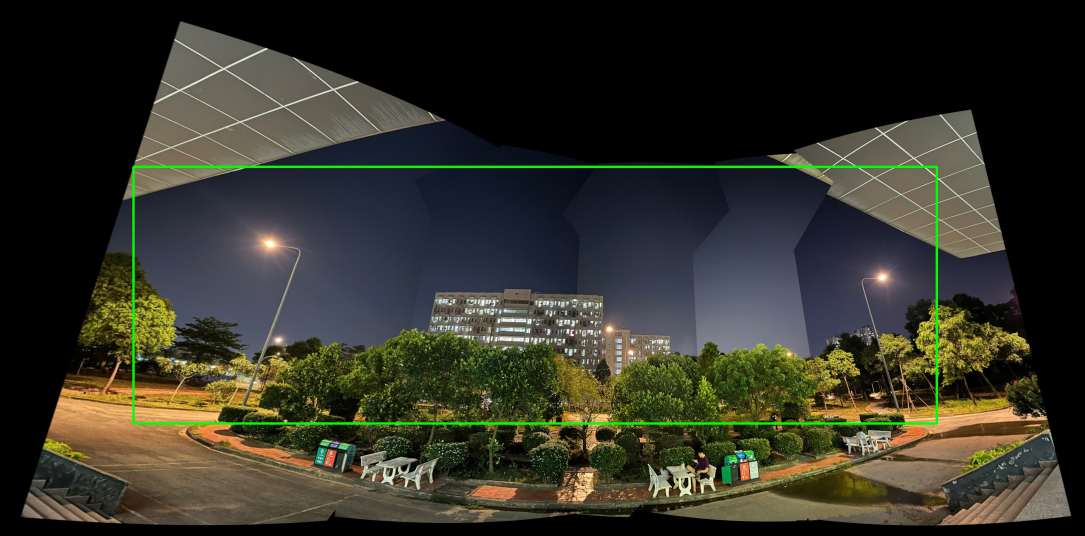
#> input picture debug_rect.jpg, 3254 x 1607 px (shown at 1/3 size)
$ python -i utils.py   (imports and definitions only)
#> lines starting #> are read from the running program, lines starting #| are printed output that depends on the picture; after the words box and inside, x2 and y2 are one past the last pixel; in counts of white or black regions, pixels touching at a corner belong together
#> further down, picture is the input picture: shape (1607, 3254, 3); mean B, G, R 39.4, 50.6, 50.7
import cv2
import numpy as np
import os
from typing import List, Tuple, Optional

def crop_black_borders(img: np.ndarray) -> Tuple[np.ndarray, Optional[Tuple[int, int, int, int]]]:
        """
        Crop the black (zero) border regions using the Maximum Inscribed Rectangle algorithm.
        To ensure speed, it downscales the mask, finds the approximate max rectangle,
        and then refines it at full resolution.
        Returns the cropped image and the bounding box.
        """
        gray = cv2.cvtColor(img, cv2.COLOR_BGR2GRAY)
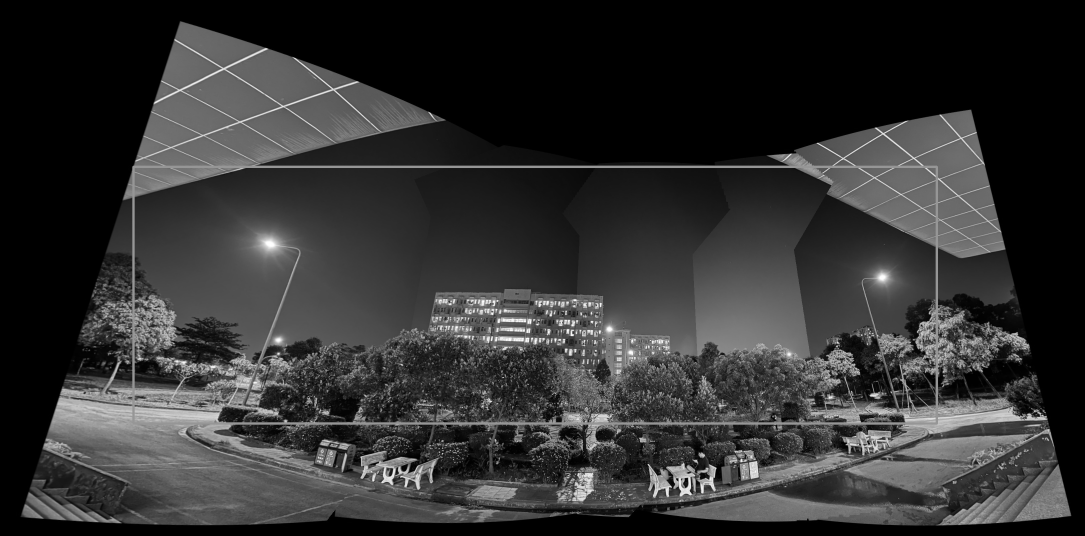
#> gray: shape (1607, 3254) (shown at 1/3 size); min 0, max 255, mean 49.3
        _, thresh = cv2.threshold(gray, 0, 255, cv2.THRESH_BINARY)
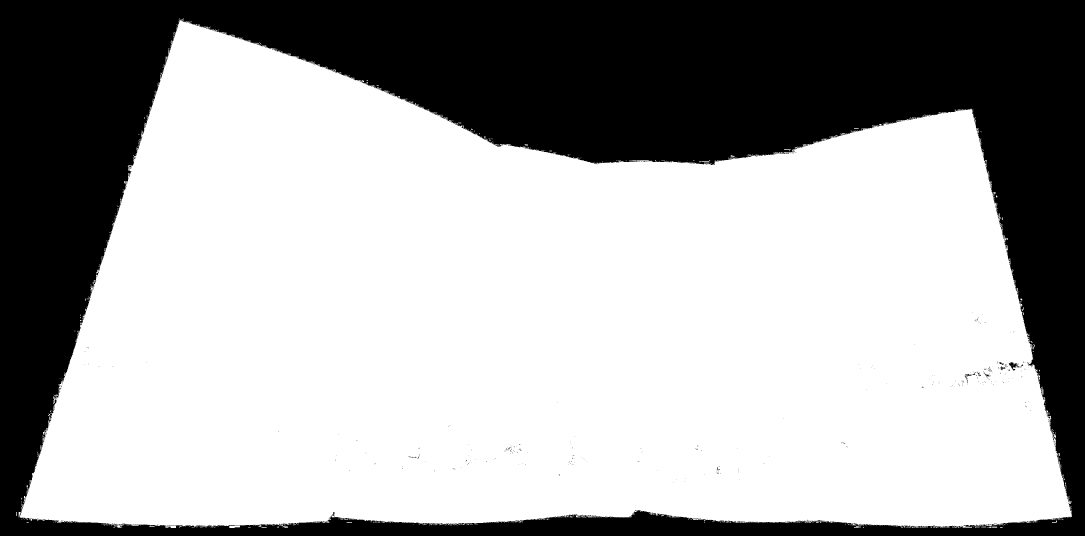
#> thresh: shape (1607, 3254) (shown at 1/3 size); 65.8% white; 554 black regions (542 under 20 px), largest, box (x1, y1, x2, y2) and area: (0, 0, 3254, 1607) 1788374, (3026, 1087, 3056, 1112) 307, (3001, 1099, 3016, 1111) 73

        # 1. Downscale for fast approximation
        # Use INTER_AREA so a downscaled pixel is only 255 if the ENTIRE block is 255
        scale = 0.25
        small_mask = cv2.resize(thresh, (0,0), fx=scale, fy=scale, interpolation=cv2.INTER_AREA)
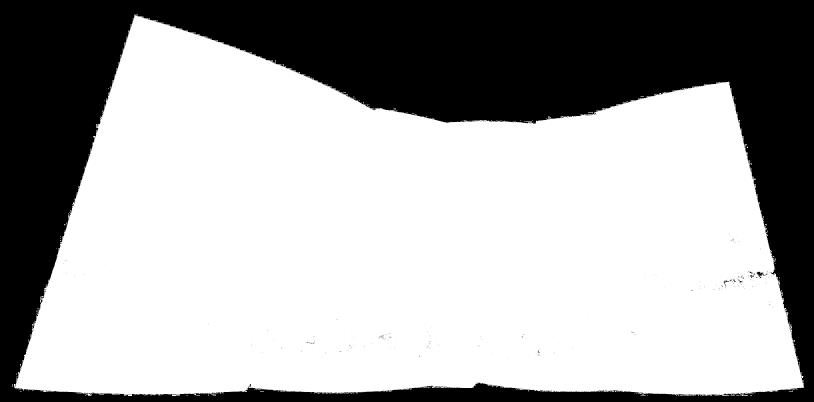
#> small_mask: shape (402, 814); min 0, max 255, mean 167.5
        _, small_mask = cv2.threshold(small_mask, 254, 255, cv2.THRESH_BINARY)
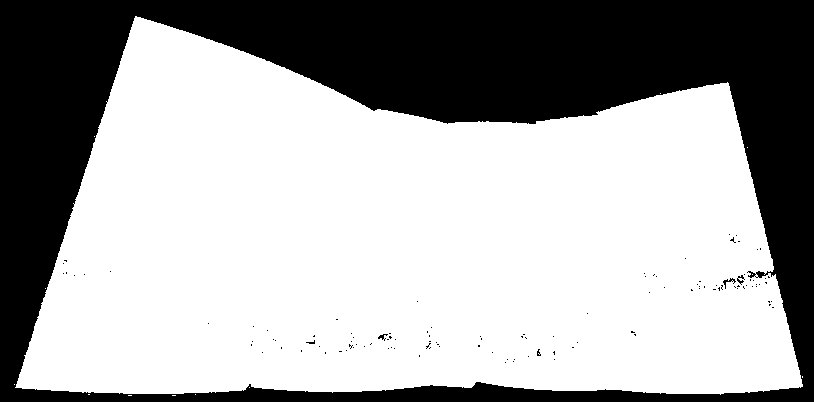
#> small_mask: shape (402, 814); 65% white; 117 black regions (113 under 20 px), largest, box (x1, y1, x2, y2) and area: (0, 0, 814, 402) 114066, (723, 278, 736, 289) 41, (737, 275, 745, 285) 34, (378, 334, 388, 341) 29
        h, w = small_mask.shape
#> h = 402; w = 814

        # 2. Find max inscribed rectangle on small mask
        max_area = 0
        best_rect = (0, 0, 0, 0)
        heights = np.zeros(w, dtype=np.int32)
#> heights = 814 values from 0 to 0

        for i in range(h):
            heights = np.where(small_mask[i] > 0, heights + 1, 0)
            stack = []
            for j in range(w + 1):
                curr_h = heights[j] if j < w else 0
                start_j = j
                while stack and stack[-1][1] > curr_h:
                    pos, height = stack.pop()
                    area = height * (j - pos)
                    if area > max_area:
                        max_area = area
                        best_rect = (pos, i - height + 1, j - pos, height)
                    start_j = pos
                stack.append((start_j, curr_h))
#> after the loop, best_rect = (111, 124, 533, 177); max_area = 94341

        # 3. Scale back to original resolution
        x, y, w_r, h_r = best_rect
#> x = 111; y = 124; w_r = 533; h_r = 177
        x = int(x / scale)
#> x = 444
        y = int(y / scale)
#> y = 496
        w_r = int(w_r / scale)
#> w_r = 2132
        h_r = int(h_r / scale)
#> h_r = 708

        # Ensure within bounds
        h_full, w_full = thresh.shape
#> h_full = 1607; w_full = 3254
        x = max(0, x)
        y = max(0, y)
        w_r = min(w_full - x, w_r)
        h_r = min(h_full - y, h_r)

        # 4. Refine at full resolution (shrink if any black pixels remain at edges)
        while w_r > 0 and h_r > 0:
            sub_img = thresh[y:y+h_r, x:x+w_r]
            if cv2.countNonZero(sub_img) == w_r * h_r:
                break

            top = w_r - cv2.countNonZero(sub_img[0, :])
            bottom = w_r - cv2.countNonZero(sub_img[-1, :])
            left = h_r - cv2.countNonZero(sub_img[:, 0])
            right = h_r - cv2.countNonZero(sub_img[:, -1])

            m = max(top, bottom, left, right)
            if m == top:
                y += 1
                h_r -= 1
            elif m == bottom:
                h_r -= 1
            elif m == left:
                x += 1
                w_r -= 1
            else:
                w_r -= 1
#> this loop made 1 pass
#> after the loop, h_r = 708; w_r = 2132; x = 444; y = 496

        if w_r <= 0 or h_r <= 0:
            return img, None

        return img[y:y+h_r, x:x+w_r], (x, y, w_r, h_r)

>>> import cv2
>>> picture = cv2.imread('../debug_rect.jpg')
>>> result = crop_black_borders(picture)
